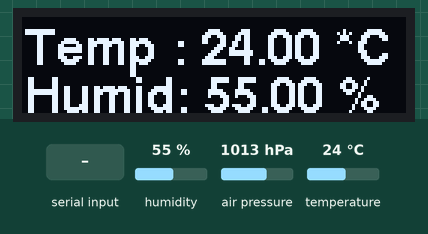
Simulated run of this sketch. Board: Arduino Uno, built with avr-gcc and run on an emulated ATmega328P. On the bench: 128×32 one-colour display. The test bench sets the inputs (shaded band); at power-on: humidity 55 %, air pressure 1013 hPa, temperature 24 °C. What the sketch prints to the serial monitor is not drawn.

Above: at 5.7 s.
5.8 s: "a" received over Serial
At 11.0 s:
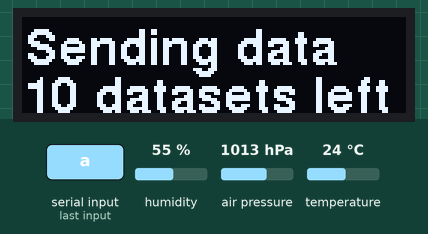
16.7 s: "x" received over Serial
At 21.6 s:
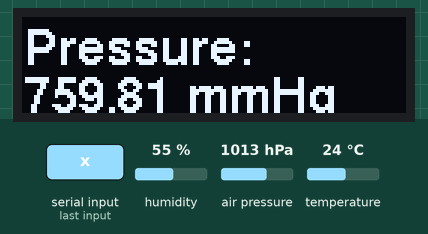
26.8 s: humidity set to 22 %
At 36.2 s:
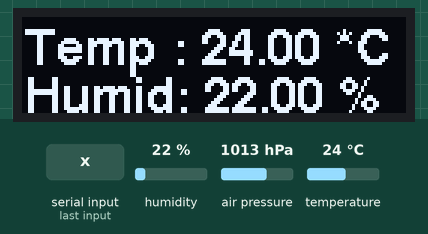
37.0 s: air pressure set to 952 hPa
At 41.9 s:
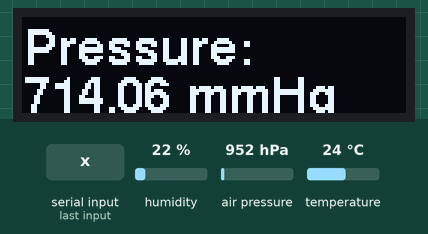
47.1 s: temperature set to 12 °C
At 56.4 s:
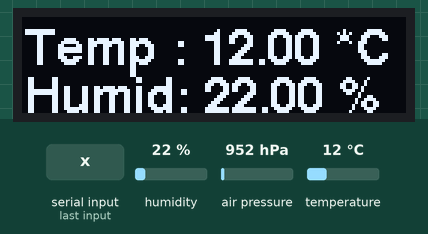
57.2 s: humidity set to 40 %
At 67.1 s:
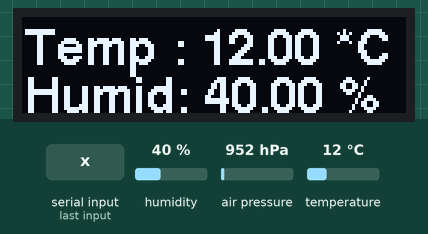
Timing chart, 0 to 68.3 s (numbered marks = the images above; inputs shaded):
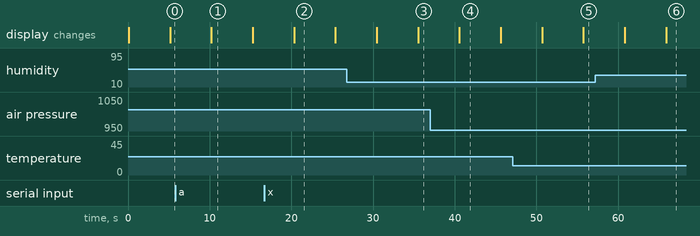

The sketch:

bme280_test.ino
```cpp
#include <Adafruit_BME280.h>         //библиотека датчика
#include <Wire.h>                     //для дисплея
#include <U8g2lib.h>
#include <SPI.h>

#define BME_SCK 13
#define BME_MISO 12
#define BME_MOSI 11
#define BME_CS 10
Adafruit_BME280 bme(BME_CS, BME_MOSI, BME_MISO, BME_SCK); // software SPI

U8G2_SSD1306_128X32_UNIVISION_F_HW_I2C u8g2(U8G2_R0);   //дисплей

void setup() {
  bme.begin();      // запуск датчика
  u8g2.begin();;    // запуск дисплея
  u8g2.clearBuffer();             // очистка дисплея
  u8g2.setFont(u8g2_font_helvB12_tf);   //один из шрифтов 12px высотой
  u8g2.setCursor(6, 16);
  u8g2.print("Waiting data");
  u8g2.setCursor(6, 32);
  u8g2.print("from sensor");
  u8g2.sendBuffer();              // отображение растра
  if(Serial){
    Serial.end();
  }
  Serial.begin(9600);   // обмен данными с компьютером
}

int numToSend = 0;  // количество измерений для отправки в компьютер
boolean displayPressure = false;       //показывать давление
long flashTime = 0;                   //метка времени смены цвета
#define FLASH_DURATION 1000            //интервал смены содержимого

void loop() {
  delay(5000); // 5 секунд задержки
  //обрабатывать запрос на количество измерений только в том случае,
  //если система не в режиме передачи данных
  if(Serial.available()){
    if(numToSend==0){       // система не передаёт данные
      char inChar = Serial.read();
      switch(inChar){
      case 'a':
        numToSend = 10;
        break;
      case 'b':
        numToSend = 20;
        break;
      case 'c':
        numToSend = 50;
        break;
      }
    } else {                // система передаёт данные
      if(Serial.read()=='x'){
        numToSend = 0;      // передача остановится
      }
    }
  }
  float h = bme.readHumidity();     //Измеряем влажность
  float t = bme.readTemperature();  //Измеряем температуру
  float p = bme.readPressure() / 133.3223684F;     //Измеряем давление в mmHg
  if (isnan(h) || isnan(t)) {  // Проверка. Если не удается считать показания, выводится «Ошибка считывания», и программа завершает работу
    //Serial.println("Ошибка считывания");
    u8g2.clearBuffer();             //
    u8g2.setCursor(6, 16);
    u8g2.print(" ERROR");
    u8g2.setCursor(6, 32);
    u8g2.print("no data");
    u8g2.sendBuffer();              //
    return;
  }

  // отображение на дисплее
  u8g2.clearBuffer();             //
  if(numToSend > 0){              // отображение на дисплее при передаче данных
    u8g2.setCursor(1, 16);
    u8g2.print("Sending data");
    u8g2.setCursor(1, 32);
    u8g2.print(String(numToSend) + " datasets left");
  } else {                        // отображение на дисплее в автономном режиме
    if(displayPressure){
      u8g2.setCursor(1, 16);
      u8g2.print("Pressure:");
      u8g2.setCursor(1, 32);
      u8g2.print(String(p) + " mmHg");
    } else {
      u8g2.setCursor(1, 16);
      u8g2.print("Temp : " + String(t) + " *C");
      u8g2.setCursor(1, 32);
      u8g2.print("Humid: " + String(h) + " %");
    }
    if(millis() > (flashTime + FLASH_DURATION)){
      displayPressure = !displayPressure;
      flashTime = millis() + FLASH_DURATION;
    }
  }
  u8g2.sendBuffer();              //

  if(numToSend > 0){
    //передача 4-х чисел: целая и дробная части h и t
    //дробные части умнож на 100 и +1
    byte tz = byte(t);
    byte tf = byte((t-tz)*100+1);
    byte hz = byte(h);
    byte hf = byte((h-hz)*100+1);
    byte pm = byte(p/255);            //множитель
    byte pz = byte(p-pm*255);         //целая часть остатка
    byte pf = byte((pm*255-pz)*100+1); //дробная часть остатка
    //!!! пока что предполагается использование системы
    //!!! только при положительных температурах
    //разделяем значения пробелами
    Serial.print(String(tz) + " ");
    Serial.print(String(tf) + " ");
    Serial.print(String(hz) + " ");
    Serial.print(String(hf) + " ");
    Serial.print(String(pm) + " ");
    Serial.print(String(pz) + " ");
    Serial.println(String(pf));
    numToSend--;
  }
}
```

Measured:
- after the input at 5.8 s, the display: changes after 4.4 s (image 1)
- after the input at 16.7 s, the display: changes after 3.6 s (image 2)
- after the input at 26.8 s, the display: first differs from a run without the input after 8.7 s (image 3)
- after the input at 37.0 s, the display: changes after 3.6 s (image 4)
- after the input at 47.1 s, the display: first differs from a run without the input after 8.6 s (image 5)
- after the input at 57.2 s, the display: first differs from a run without the input after 8.7 s (image 6)
- what the display in image 1 shows lasts 5.1 s, from 10.2 s to 15.3 s
